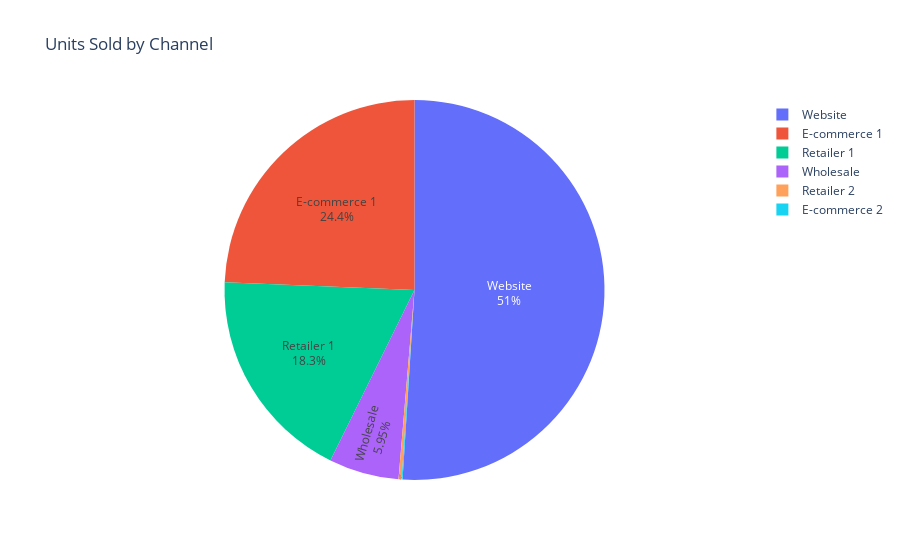

Notebook code for this chart:
### Code cell
# Plotly pie chart - total sales by "channel" column value
units_fig = px.pie(units_per_channel_df, names="channel", values="product_quantity", title="Units Sold by Channel",
        labels={"channel" : 'Channel', "product_quantity" :'Units Sold'})
units_fig.update_traces(textposition='inside', textinfo='percent+label')

units_fig.show()

### Figure 1 — Plotly figure (JSON) as saved in the notebook; plotly's stock layout.template omitted (floating-point values rounded to 4 significant figures)
{"data": [{"domain": {"x": [0, 1], "y": [0, 1]}, "hovertemplate": "Channel=%{label}<br>Units Sold=%{value}<extra></extra>", "labels": ["E-commerce 1", "E-commerce 2", "Retailer 1", "Retailer 2", "Website", "Wholesale"], "legendgroup": "", "name": "", "showlegend": true, "textinfo": "percent+label", "textposition": "inside", "type": "pie", "values": [318714, 1010, 240015, 3447, 667272, 77872]}], "layout": {"legend": {"tracegroupgap": 0}, "title": {"text": "Units Sold by Channel"}}}
